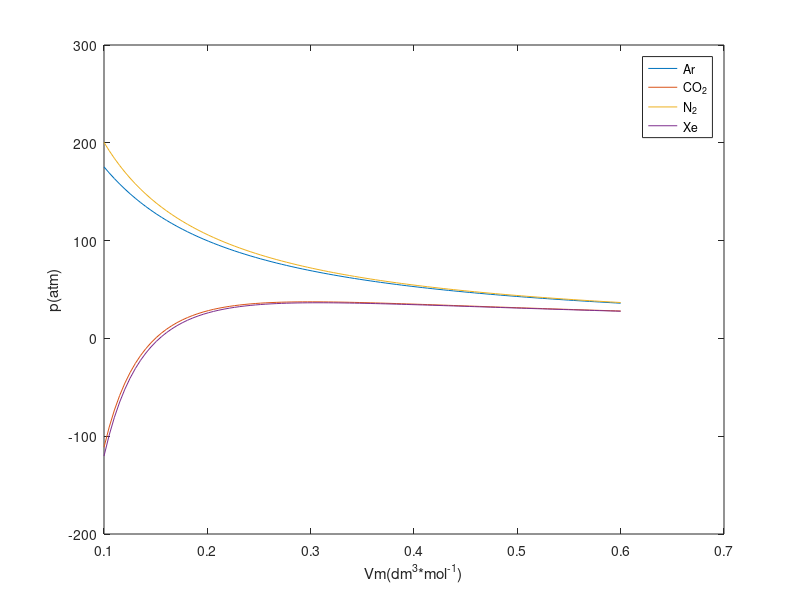
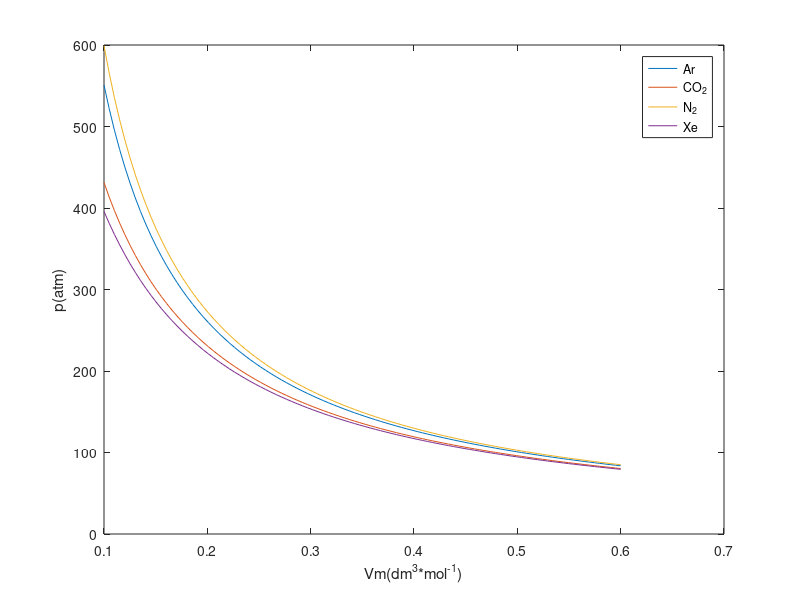

The MATLAB script that drew these images, in order:
clear
clc

R = 8.205e-2;
T = [273 600];
B = [ -21.7  11.9
     -149.7 -12.4
      -10.5  21.7
     -153.7 -19.6]/1000;
 
Vm = linspace(0.1,0.6);

for i=1:2
    for j=1:4
        p(j,:) = R*T(i)./Vm.*(1+(B(j,i)./Vm));
    end
    figure
    plot(Vm,p);xlabel('Vm(dm^3*mol^-^1)');ylabel('p(atm)');legend('Ar','CO_2','N_2','Xe');
end
